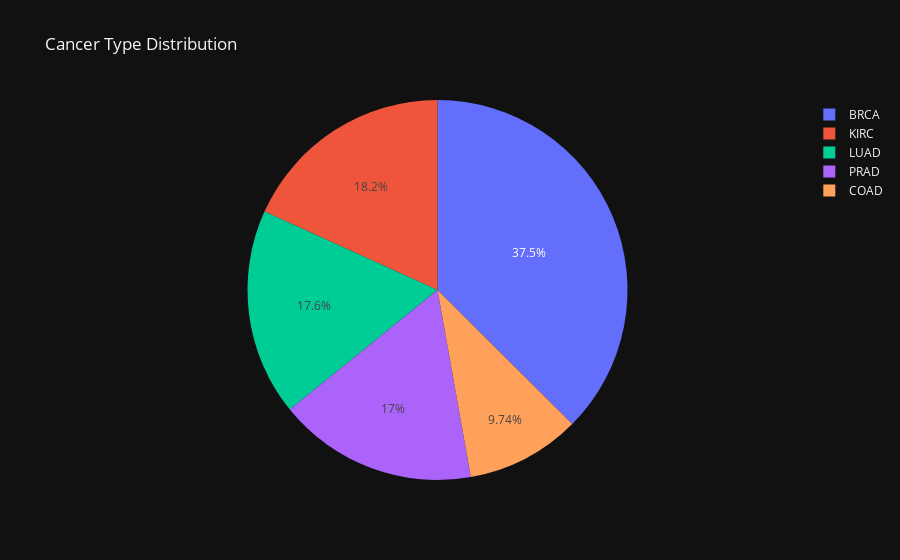

The notebook cell this image was saved under:
### Code cell
px.pie(df, names='Cancer_Type', title='Cancer Type Distribution',template= "plotly_dark")

### Figure 1 — Plotly figure (JSON) as saved in the notebook; plotly's stock layout.template omitted (floating-point values rounded to 4 significant figures; data arrays with more than 128 entries replaced by an {"elided": "..."} marker saying what was removed)
{"data": [{"domain": {"x": [0, 1], "y": [0, 1]}, "hovertemplate": "Cancer_Type=%{label}<extra></extra>", "labels": {"elided": "801 str values"}, "legendgroup": "", "name": "", "showlegend": true, "type": "pie"}], "layout": {"legend": {"tracegroupgap": 0}, "title": {"text": "Cancer Type Distribution"}}}
